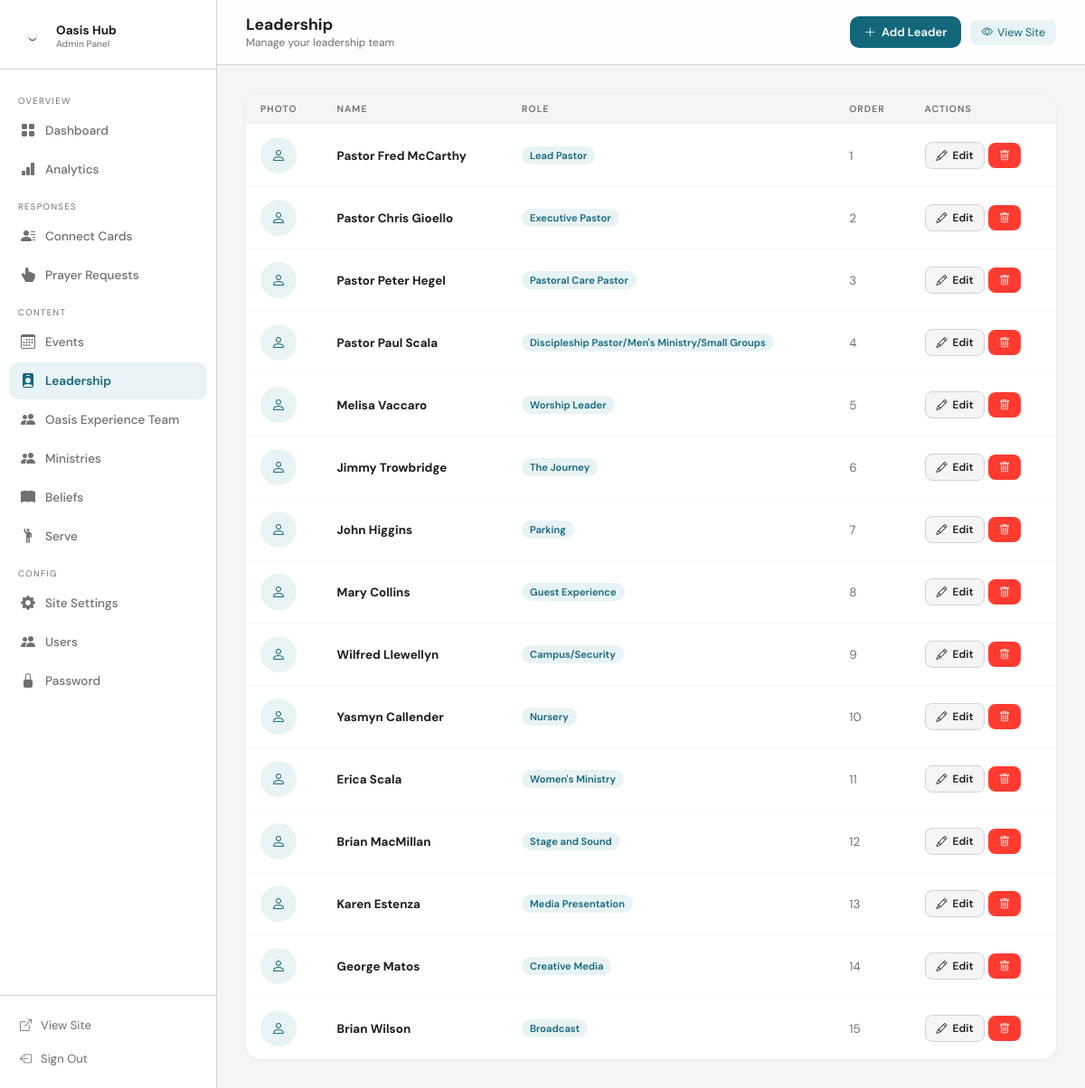
Screenshot of /admin/leaders (signed in) with the database file from the repository.
### tables this page shows
CREATE TABLE leaders (
        id INTEGER PRIMARY KEY AUTOINCREMENT, name TEXT NOT NULL,
        role TEXT NOT NULL, bio TEXT DEFAULT '', photo TEXT DEFAULT '', sort_order INTEGER DEFAULT 0
    );

### member.py (the view)
@app.route('/admin/leaders')
@login_required
def admin_leaders():
    conn=get_db(); l=conn.execute("SELECT * FROM leaders ORDER BY sort_order").fetchall(); conn.close()
    return render_template('admin/leaders.html',leaders=l)

### member.py (called while the page is built)
def get_db():
    conn = sqlite3.connect(DB)
    conn.row_factory = sqlite3.Row
    conn.execute("PRAGMA journal_mode=WAL")
    conn.execute("PRAGMA foreign_keys=ON")
    return conn

def login_required(f):
    @wraps(f)
    def dec(*a,**kw):
        if not session.get('admin_logged_in'): return redirect(url_for('admin_login'))
        return f(*a,**kw)
    return dec

### templates/admin/leaders.html (shortened to what this page needs)
{% extends "admin/base.html" %}
{% block page_title %}Leadership{% endblock %}
{% block page_sub %}Manage your leadership team{% endblock %}
{% block topbar_actions %}
    <a href="{{ url_for('admin_leader_new') }}" class="btn btn-primary"><i class="bi bi-plus-lg"></i> Add Leader</a>
{% endblock %}
{% block content %}
<div class="card">
    {% if leaders %}
    <table>
        <thead><tr><th>Photo</th><th>Name</th><th>Role</th><th>Order</th><th>Actions</th></tr></thead>
        <tbody>
        {% for l in leaders %}
        <tr>
            <td>
                {% if l.photo %}
                    <img src="/static/{{ l.photo }}" class="avatar-sm" alt="{{ l.name }}">
                {% else %}
                    <div class="avatar-placeholder"><i class="bi bi-person"></i></div>
                {% endif %}
            </td>
            <td><b>{{ l.name }}</b></td>
            <td><span class="badge badge-teal">{{ l.role }}</span></td>
            <td style="color:#6e6e73;">{{ l.sort_order }}</td>
            <td>
                <a href="{{ url_for('admin_leader_edit', lid=l.id) }}" class="btn btn-ghost btn-sm"><i class="bi bi-pencil"></i> Edit</a>
                <form method="POST" action="{{ url_for('admin_leader_delete', lid=l.id) }}" style="display:inline;" onsubmit="return confirm('Remove {{ l.name }}?')">
                    <button type="submit" class="btn btn-danger btn-sm"><i class="bi bi-trash"></i></button>
                </form>
            </td>
        </tr>
        {% endfor %}
        </tbody>
    </table>
    {% else %}
    <div class="card-body" style="color:#6e6e73; font-size:0.85rem;">No leaders yet. <a href="{{ url_for('admin_leader_new') }}">Add the first one →</a></div>
    {% endif %}
</div>
{% endblock %}

### templates/admin/base.html (style rules this page uses)
:root { --teal: #13677A; --teal-light: #e8f3f5; --orange: #F2541B; --orange-light: #fef1ec; --bg: #F5F5F7; --card: #fff; --text: #1d1d1f; --sub: #6e6e73; --line: #d2d2d7; --sidebar: 240px; --success: #34c759; --danger: #ff3b30; --info: #007aff; }
* { margin:0; padding:0; box-sizing:border-box; }
body { font-family:'DM Sans',sans-serif; background:var(--bg); color:var(--text); display:flex; min-height:100vh; }
.btn { display: inline-flex; align-items: center; gap: 6px; padding: 9px 16px; border-radius: 10px; font-family: 'DM Sans', sans-serif; font-size: 0.82rem; font-weight: 600; border: none; cursor: pointer; text-decoration: none; transition: opacity 0.15s, transform 0.15s; }
.btn-primary { background: var(--teal); color: #fff; }
.btn-ghost { background: var(--bg); color: var(--text); border: 1px solid var(--line); }
.btn-danger { background: var(--danger); color: #fff; }
.btn-sm { padding: 6px 12px; font-size: 0.75rem; border-radius: 8px; }
.card { background: var(--card); border-radius: 16px; box-shadow: 0 1px 4px rgba(0,0,0,0.06); overflow: hidden; }
table { width: 100%; border-collapse: collapse; }
th { text-align: left; font-size: 0.65rem; font-weight: 600; letter-spacing: 0.1em; text-transform: uppercase; color: var(--sub); padding: 10px 16px; background: var(--bg); }
td { padding: 14px 16px; font-size: 0.84rem; border-top: 1px solid var(--bg); }
.badge { display: inline-block; padding: 3px 9px; border-radius: 20px; font-size: 0.7rem; font-weight: 600; }
.badge-teal { background: var(--teal-light); color: var(--teal); }
.avatar-placeholder { width: 40px; height: 40px; border-radius: 50%; background: var(--teal-light); display: inline-flex; align-items: center; justify-content: center; color: var(--teal); font-size: 1rem; }

### rows the page displays
leaders: name "Pastor Fred McCarthy", role "Lead Pastor", sort_order "1"
leaders: name "Pastor Chris Gioello", role "Executive Pastor", sort_order "2"
leaders: name "Pastor Peter Hegel", role "Pastoral Care Pastor", sort_order "3"
leaders: name "Pastor Paul Scala", role "Discipleship Pastor/Men's Ministry/Small Groups", sort_order "4"
leaders: name "Melisa Vaccaro", role "Worship Leader", sort_order "5"
leaders: name "Jimmy Trowbridge", role "The Journey", sort_order "6"
leaders: name "John Higgins", role "Parking", sort_order "7"
leaders: name "Mary Collins", role "Guest Experience", sort_order "8"
leaders: name "Wilfred Llewellyn", role "Campus/Security", sort_order "9"
leaders: name "Yasmyn Callender", role "Nursery", sort_order "10"
leaders: name "Erica Scala", role "Women's Ministry", sort_order "11"
leaders: name "Brian MacMillan", role "Stage and Sound", sort_order "12"
leaders: name "Karen Estenza", role "Media Presentation", sort_order "13"
leaders: name "George Matos", role "Creative Media", sort_order "14"
leaders: name "Brian Wilson", role "Broadcast", sort_order "15"
